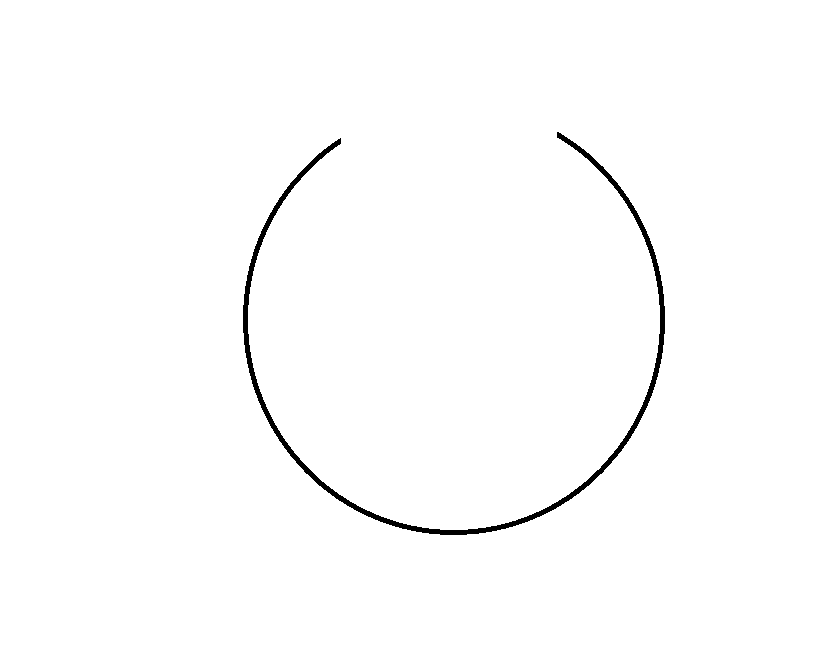
#> input picture indir.png, 839 x 654 px
$ python 'Deneme20 - Kenar Algılama.py'
#> lines starting #> are read from the running program, lines starting #| are printed output that depends on the picture; after the words box and inside, x2 and y2 are one past the last pixel; in counts of white or black regions, pixels touching at a corner belong together
import cv2
import numpy as np
image = cv2.imread("indir.png")
#> image is the input picture: shape (654, 839, 3); 99% white; 1 black region, box (x1, y1, x2, y2) and area: (243, 132, 665, 535) 5470
gray  = cv2.cvtColor(image,cv2.COLOR_BGR2GRAY)
blur  = cv2.GaussianBlur(gray,(5,5),0)

canny = cv2.Canny(blur,75,225)
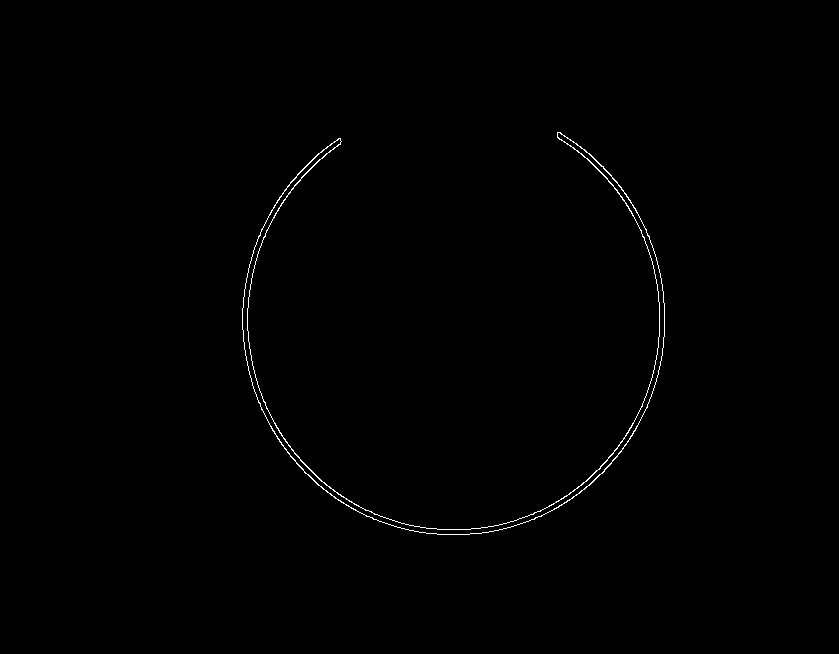
#> canny: shape (654, 839); 0.45% white in thin lines or dots, all inside (x1, y1, x2, y2) = (242, 132, 665, 535)

cv2.imshow("Original Image", image)
cv2.imshow("Blurred Image", blur)
cv2.imshow("Canny Image", canny)

cv2.waitKey(0)
cv2.destroyAllWindows()
